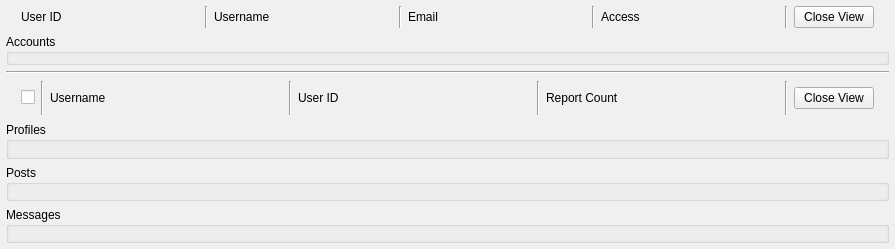
     <widget class="QWidget" name="itemScrollList">
      <property name="geometry">
       <rect>
        <x>0</x>
        <y>0</y>
        <width>895</width>
        <height>249</height>
       </rect>
      </property>
      <property name="sizePolicy">
       <sizepolicy hsizetype="Preferred" vsizetype="Fixed">
        <horstretch>0</horstretch>
        <verstretch>0</verstretch>
       </sizepolicy>
      </property>
      <property name="palette">
       <palette>
        <active>
         <colorrole role="Window">
          <brush brushstyle="SolidPattern">
           <color alpha="255">
            <red>255</red>
            <green>255</green>
            <blue>255</blue>
           </color>
          </brush>
         </colorrole>
        </active>
        <inactive>
         <colorrole role="Window">
          <brush brushstyle="SolidPattern">
           <color alpha="255">
            <red>240</red>
            <green>240</green>
            <blue>240</blue>
           </color>
          </brush>
         </colorrole>
        </inactive>
        <disabled>
         <colorrole role="Window">
          <brush brushstyle="SolidPattern">
           <color alpha="255">
            <red>255</red>
            <green>255</green>
            <blue>255</blue>
           </color>
          </brush>
         </colorrole>
        </disabled>
       </palette>
      </property>
      <layout class="QVBoxLayout" name="itemScrollListLayout">
       <property name="leftMargin">
        <number>6</number>
       </property>
       <property name="topMargin">
        <number>6</number>
       </property>
       <property name="rightMargin">
        <number>6</number>
       </property>
       <property name="bottomMargin">
        <number>6</number>
       </property>
       <item>
        <widget class="QWidget" name="accounts" native="true">
         <layout class="QVBoxLayout" name="accountHeader">
          <property name="leftMargin">
           <number>0</number>
          </property>
          <property name="topMargin">
           <number>0</number>
          </property>
          <property name="rightMargin">
           <number>0</number>
          </property>
          <property name="bottomMargin">
           <number>0</number>
          </property>
          <item>
           <layout class="QHBoxLayout" name="accountHeaderLayout">
            <property name="leftMargin">
             <number>15</number>
            </property>
            <property name="topMargin">
             <number>0</number>
            </property>
            <property name="rightMargin">
             <number>15</number>
            </property>
            <property name="bottomMargin">
             <number>0</number>
            </property>
            <item>
             <widget class="QLabel" name="label">
              <property name="text">
               <string>User ID</string>
              </property>
             </widget>
            </item>
            <item>
             <widget class="Line" name="line_7">
              <property name="orientation">
               <enum>Qt::Vertical</enum>
              </property>
             </widget>
            </item>
            <item>
             <widget class="QLabel" name="label_4">
              <property name="text">
               <string>Username</string>
              </property>
             </widget>
            </item>
            <item>
             <widget class="Line" name="line_8">
              <property name="orientation">
               <enum>Qt::Vertical</enum>
              </property>
             </widget>
            </item>
            <item>
             <widget class="QLabel" name="label_2">
              <property name="text">
               <string>Email</string>
              </property>
             </widget>
            </item>
            <item>
             <widget class="Line" name="line_6">
              <property name="orientation">
               <enum>Qt::Vertical</enum>
              </property>
             </widget>
            </item>
            <item>
             <widget class="QLabel" name="label_3">
              <property name="text">
               <string>Access</string>
              </property>
             </widget>
            </item>
            <item>
             <widget class="Line" name="line_9">
              <property name="orientation">
               <enum>Qt::Vertical</enum>
              </property>
             </widget>
            </item>
            <item>
             <widget class="QPushButton" name="exitAccountView">
              <property name="sizePolicy">
               <sizepolicy hsizetype="Fixed" vsizetype="Fixed">
                <horstretch>0</horstretch>
                <verstretch>0</verstretch>
               </sizepolicy>
              </property>
              <property name="text">
               <string>Close View</string>
              </property>
             </widget>
            </item>
           </layout>
          </item>
          <item>
           <widget class="QGroupBox" name="groupBox">
            <property name="title">
             <string>Accounts</string>
            </property>
            <layout class="QVBoxLayout" name="accountsList">
             <property name="leftMargin">
              <number>3</number>
             </property>
             <property name="topMargin">
              <number>0</number>
             </property>
             <property name="rightMargin">
              <number>3</number>
             </property>
             <property name="bottomMargin">
              <number>3</number>
             </property>
            </layout>
           </widget>
          </item>
          <item>
           <spacer name="verticalSpacer">
            <property name="orientation">
             <enum>Qt::Vertical</enum>
            </property>
            <property name="sizeType">
             <enum>QSizePolicy::Fixed</enum>
            </property>
            <property name="sizeHint" stdset="0">
             <size>
              <width>20</width>
              <height>0</height>
             </size>
            </property>
           </spacer>
          </item>
         </layout>
        </widget>
       </item>
       <item>
        <widget class="Line" name="divider">
         <property name="orientation">
          <enum>Qt::Horizontal</enum>
         </property>
        </widget>
       </item>
       <item>
        <widget class="QWidget" name="reportHeader" native="true">
         <layout class="QHBoxLayout" name="header">
          <property name="leftMargin">
           <number>15</number>
          </property>
          <property name="topMargin">
           <number>1</number>
          </property>
          <property name="rightMargin">
           <number>15</number>
          </property>
          <property name="bottomMargin">
           <number>1</number>
          </property>
          <item>
           <widget class="QCheckBox" name="selectAllButton">
            <property name="sizePolicy">
             <sizepolicy hsizetype="Fixed" vsizetype="Fixed">
              <horstretch>0</horstretch>
              <verstretch>0</verstretch>
             </sizepolicy>
            </property>
            <property name="text">
             <string/>
            </property>
           </widget>
          </item>
          <item>
           <widget class="Line" name="line">
            <property name="orientation">
             <enum>Qt::Vertical</enum>
            </property>
           </widget>
          </item>
          <item>
           <widget class="QLabel" name="usernameLabel">
            <property name="sizePolicy">
             <sizepolicy hsizetype="Expanding" vsizetype="Preferred">
              <horstretch>0</horstretch>
              <verstretch>0</verstretch>
             </sizepolicy>
            </property>
            <property name="text">
             <string>Username</string>
            </property>
           </widget>
          </item>
          <item>
           <widget class="Line" name="line_2">
            <property name="orientation">
             <enum>Qt::Vertical</enum>
            </property>
           </widget>
          </item>
          <item>
           <widget class="QLabel" name="userIdLabel">
            <property name="sizePolicy">
             <sizepolicy hsizetype="Expanding" vsizetype="Preferred">
              <horstretch>0</horstretch>
              <verstretch>0</verstretch>
             </sizepolicy>
            </property>
            <property name="text">
             <string>User ID</string>
            </property>
           </widget>
          </item>
          <item>
           <widget class="Line" name="line_3">
            <property name="orientation">
             <enum>Qt::Vertical</enum>
            </property>
           </widget>
          </item>
          <item>
           <widget class="QLabel" name="reportLabel">
            <property name="sizePolicy">
             <sizepolicy hsizetype="Expanding" vsizetype="Preferred">
              <horstretch>0</horstretch>
              <verstretch>0</verstretch>
             </sizepolicy>
            </property>
            <property name="text">
             <string>Report Count</string>
            </property>
            <property name="alignment">
             <set>Qt::AlignLeading|Qt::AlignLeft|Qt::AlignVCenter</set>
            </property>
           </widget>
          </item>
          <item>
           <widget class="Line" name="line_4">
            <property name="orientation">
             <enum>Qt::Vertical</enum>
            </property>
           </widget>
          </item>
          <item>
           <widget class="QPushButton" name="closeViewButton">
            <property name="text">
             <string>Close View</string>
            </property>
           </widget>
          </item>
         </layout>
        </widget>
       </item>
       <item>
        <widget class="QGroupBox" name="profileBox">
         <property name="title">
          <string>Profiles</string>
         </property>
         <property name="flat">
          <bool>false</bool>
         </property>
         <layout class="QVBoxLayout" name="profileLayout">
          <property name="spacing">
           <number>6</number>
          </property>
          <property name="leftMargin">
           <number>3</number>
          </property>
          <property name="topMargin">
           <number>0</number>
          </property>
          <property name="rightMargin">
           <number>3</number>
          </property>
          <property name="bottomMargin">
           <number>3</number>
          </property>
         </layout>
        </widget>
       </item>
       <item>
        <widget class="QGroupBox" name="postBox">
         <property name="title">
          <string>Posts</string>
         </property>
         <layout class="QVBoxLayout" name="postLayout">
          <property name="leftMargin">
           <number>3</number>
          </property>
          <property name="topMargin">
           <number>0</number>
          </property>
          <property name="rightMargin">
           <number>3</number>
          </property>
          <property name="bottomMargin">
           <number>3</number>
          </property>
         </layout>
        </widget>
       </item>
       <item>
        <widget class="QGroupBox" name="messageBox">
         <property name="title">
          <string>Messages</string>
         </property>
         <layout class="QVBoxLayout" name="messageLayout">
          <property name="leftMargin">
           <number>3</number>
          </property>
          <property name="topMargin">
           <number>0</number>
          </property>
          <property name="rightMargin">
           <number>3</number>
          </property>
          <property name="bottomMargin">
           <number>3</number>
          </property>
         </layout>
        </widget>
       </item>
      </layout>
     </widget>
